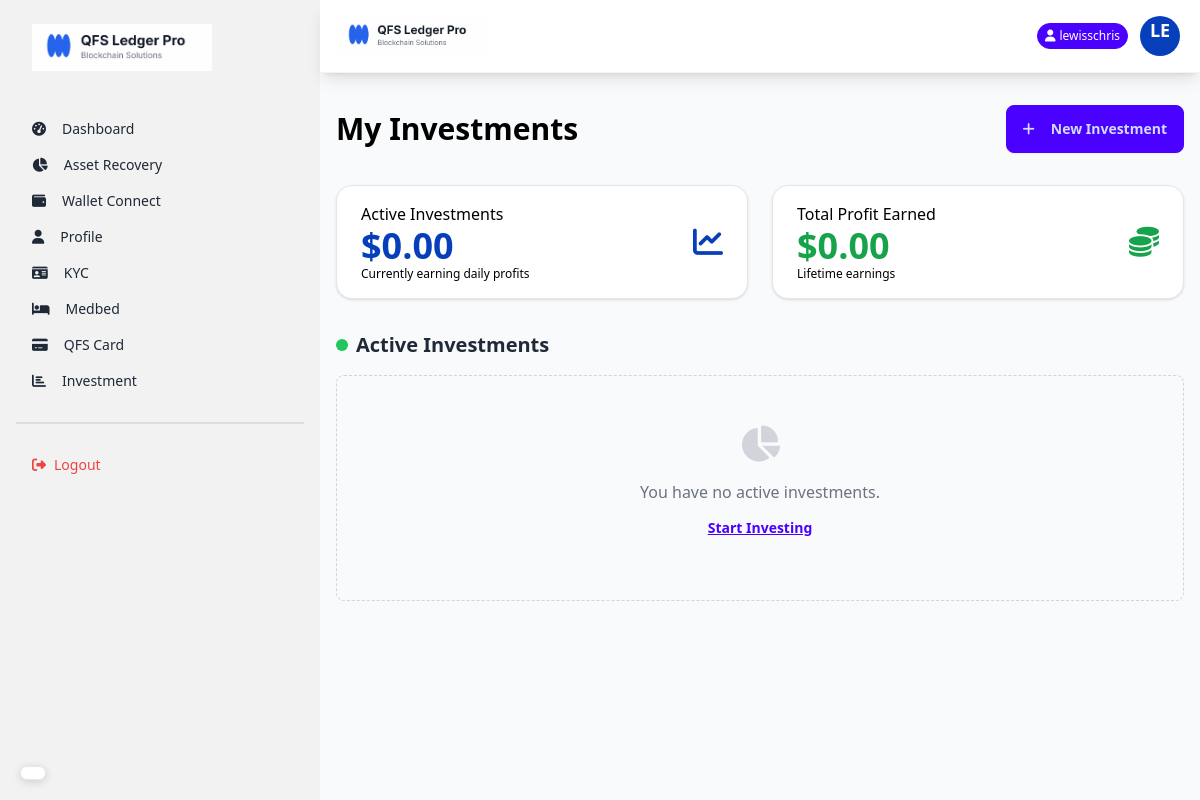
Page /investments/my-investments/ (signed in) on the earlier database version.
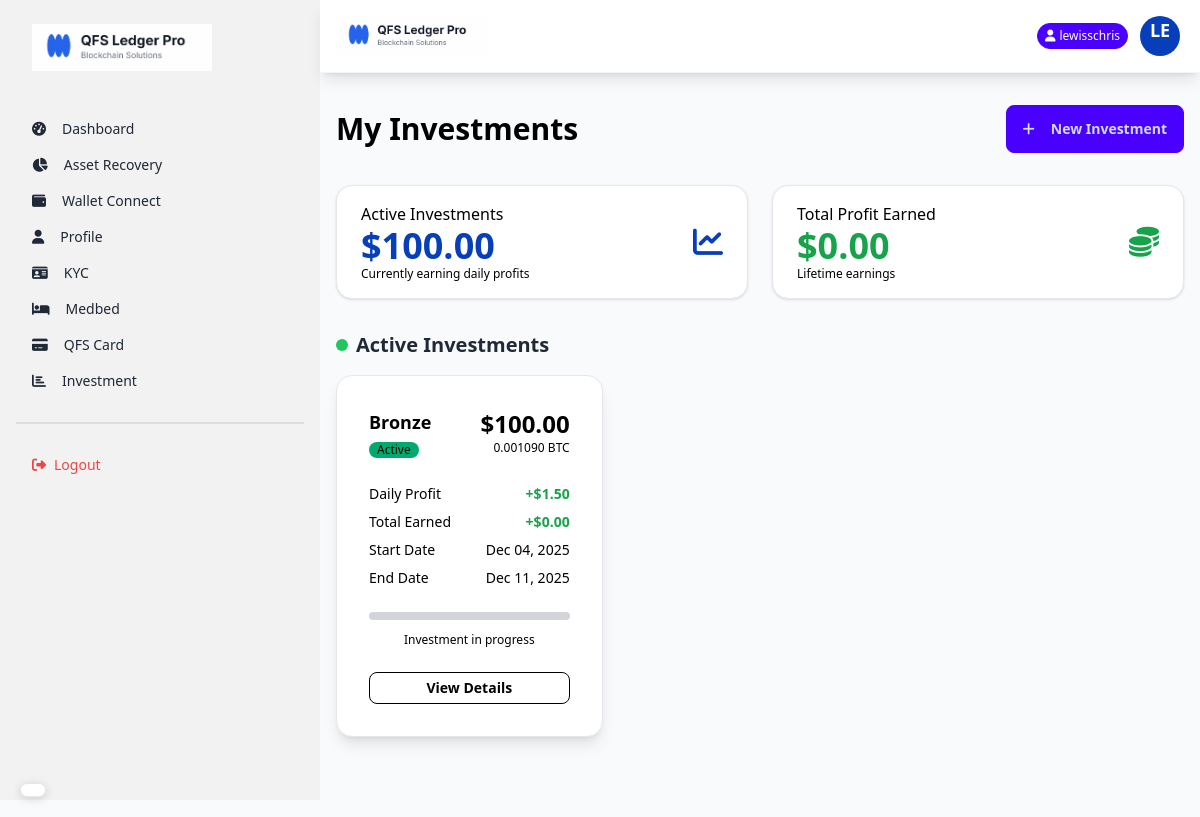
Same page on the later database version.
### core/models.py (models this page shows, shortened)
class UserInvestment(models.Model):
    STATUS_CHOICES = [
        ('active', 'Active'),
        ('completed', 'Completed'),
        ('cancelled', 'Cancelled'),
    ]
    user = models.ForeignKey(User, on_delete=models.CASCADE, related_name='investments')
    plan = models.ForeignKey(InvestmentPlan, on_delete=models.PROTECT)
    cryptocurrency = models.ForeignKey(Crytocurrency, on_delete=models.PROTECT)
    amount_invested = models.DecimalField(max_digits=20, decimal_places=8, help_text="Amount in crypto units")
    amount_in_usd = models.DecimalField(max_digits=20, decimal_places=2, help_text="USD value at time of investment")
    daily_profit = models.DecimalField(max_digits=20, decimal_places=2, default=0, help_text="Daily profit in USD")
    total_profit_earned = models.DecimalField(max_digits=20, decimal_places=2, default=0, help_text="Total accumulated profit in USD")
    status = models.CharField(max_length=20, choices=STATUS_CHOICES, default='active')
    start_date = models.DateTimeField(auto_now_add=True)
    end_date = models.DateTimeField()
    last_profit_date = models.DateTimeField(null=True, blank=True)

class InvestmentPlan(models.Model):
    name = models.CharField(max_length=100)
    description = models.TextField()
    min_amount = models.DecimalField(max_digits=20, decimal_places=2)
    max_amount = models.DecimalField(max_digits=20, decimal_places=2)
    daily_interest_rate = models.DecimalField(max_digits=5, decimal_places=2, help_text="Percentage per day (e.g., 2.5 for 2.5%)")
    duration_days = models.IntegerField(help_text="Investment duration in days")
    is_active = models.BooleanField(default=True)
    created_at = models.DateTimeField(auto_now_add=True)
    updated_at = models.DateTimeField(auto_now=True)

class Crytocurrency(models.Model):
    name = models.CharField(max_length=50)
    symbol = models.CharField(max_length=10)
    logo = models.ImageField(upload_to='crypto_logos/', blank=True, null=True)
    coin_price = models.DecimalField(max_digits=20, decimal_places=2)
    market_percentage = models.DecimalField(max_digits=5, decimal_places=2)
    created_at = models.DateTimeField(auto_now_add=True)

### core/views.py (the view)
# urls.py: path('investments/my-investments/', views.my_investments_view, name='my_investments'),
@login_required
def my_investments_view(request):
    active_investments = UserInvestment.objects.filter(user=request.user, status='active').order_by('-start_date')
    completed_investments = UserInvestment.objects.filter(user=request.user).exclude(status='active').order_by('-end_date')
    total_active_investment = sum(inv.amount_in_usd for inv in active_investments)
    total_profit_earned = sum(inv.total_profit_earned for inv in UserInvestment.objects.filter(user=request.user))
    context = {
        'active_investments': active_investments,
        'completed_investments': completed_investments,
        'total_active_investment': total_active_investment,
        'total_profit_earned': total_profit_earned
    }
    return render(request, 'my_investments.html', context)

### core/templates/my_investments.html (shortened to what this page needs)
{% extends 'layout.html' %}
{% load static %}
{% block content %}
<div class="container mx-auto px-4 py-8">
    <div class="flex flex-col md:flex-row justify-between items-center mb-8 gap-4">
        <h1 class="text-3xl font-bold text-black">My Investments</h1>
        <a href="{% url 'investment_plans' %}" class="btn btn-primary">
            <i class="fas fa-plus mr-2"></i> New Investment
        </a>
    </div>
    <div class="grid grid-cols-1 md:grid-cols-2 gap-6 mb-8">
        <div class="stats shadow bg-white border border-gray-200">
            <div class="stat">
                <div class="stat-figure text-primary">
                    <i class="fas fa-chart-line text-3xl"></i>
                </div>
                <div class="stat-title text-black">Active Investments</div>
                <div class="stat-value text-primary">${{ total_active_investment|floatformat:2 }}</div>
                <div class="stat-desc text-black">Currently earning daily profits</div>
            </div>
        </div>
        <div class="stats shadow bg-white border border-gray-200">
            <div class="stat">
                <div class="stat-figure text-green-600">
                    <i class="fas fa-coins text-3xl"></i>
                </div>
                <div class="stat-title text-black">Total Profit Earned</div>
                <div class="stat-value text-green-600">${{ total_profit_earned|floatformat:2 }}</div>
                <div class="stat-desc text-black">Lifetime earnings</div>
            </div>
        </div>
    </div>
    <h2 class="text-xl font-bold mb-4 flex items-center">
        <span class="w-3 h-3 bg-green-500 rounded-full mr-2 text-black"></span>
        Active Investments
    </h2>
    <div class="grid grid-cols-1 md:grid-cols-2 lg:grid-cols-3 gap-6 mb-12 text-black">
        {% for investment in active_investments %}
        <div class="card bg-white shadow-lg border border-gray-200">
            <div class="card-body">
                <div class="flex justify-between items-start mb-4">
                    <div>
                        <h3 class="font-bold text-lg text-black">{{ investment.plan.name }}</h3>
                        <span class="badge badge-success badge-sm">Active</span>
                    </div>
                    <div class="text-right">
                        <div class="text-2xl font-bold text-black">${{ investment.amount_in_usd }}</div>
                        <div class="text-xs text-black">{{ investment.amount_invested|floatformat:6 }} {{ investment.cryptocurrency.symbol }}</div>
                    </div>
                </div>
                <div class="space-y-2 text-sm mb-4">
                    <div class="flex justify-between">
                        <span class="text-black">Daily Profit</span>
                        <span class="font-semibold text-green-600">+${{ investment.daily_profit }}</span>
                    </div>
                    <div class="flex justify-between">
                        <span class="text-black">Total Earned</span>
                        <span class="font-semibold text-green-600">+${{ investment.total_profit_earned }}</span>
                    </div>
                    <div class="flex justify-between">
                        <span class="text-black">Start Date</span>
                        <span>{{ investment.start_date|date:"M d, Y" }}</span>
                    </div>
                    <div class="flex justify-between">
                        <span class="text-black">End Date</span>
                        <span>{{ investment.end_date|date:"M d, Y" }}</span>
                    </div>
                </div>
                {% with total_days=investment.plan.duration_days %}
                {% now "Y-m-d" as current_date %}
                <progress class="progress progress-primary w-full" value="0" max="100"></progress>
                <p class="text-xs text-center mt-1 text-black">Investment in progress</p>
                {% endwith %}
                <div class="card-actions mt-4">
                    <a href="{% url 'investment_detail' investment.id %}" class="btn btn-outline btn-sm btn-block text-black">View
                        Details</a>
                </div>
            </div>
        </div>
        {% empty %}
        <div class="col-span-full text-center py-12 bg-gray-50 rounded-lg border border-dashed border-gray-300">
            <i class="fas fa-chart-pie text-4xl text-gray-300 mb-4"></i>
            <p class="text-gray-500">You have no active investments.</p>
            <a href="{% url 'investment_plans' %}" class="btn btn-link">Start Investing</a>
        </div>
        {% endfor %}
    </div>
</div>
{% endblock %}

### core/templates/layout.html (shortened to what this page needs)
{% load static %}
<!DOCTYPE html>
<html lang="en">
<head>
    <link href="https://cdn.jsdelivr.net/npm/daisyui@4.12.10/dist/full.min.css" rel="stylesheet" type="text/css" />
    <script src="https://cdn.tailwindcss.com"></script>
    <link rel="stylesheet" href="https://cdnjs.cloudflare.com/ajax/libs/font-awesome/6.5.1/css/all.min.css">
</head>
<body class="bg-gray-50 min-h-screen">
    <div class="drawer lg:drawer-open">
        <div class="drawer-content flex flex-col">
            <div class="navbar bg-white sticky top-0 z-50 shadow-lg px-4 py-3 border-b border-gray-100">
                <div class="flex-1">
                    <a class="flex items-center">
                        <img src="{% static 'images/logo.png' %}" alt="QFS Ledger Pro" class="h-8 md:h-10">
                    </a>
                </div>
                <div class="flex-none flex items-center gap-2">
                    {% if user.is_authenticated %}
                    <div class="badge badge-primary text-white badge-sm py-3 hidden md:flex">
                        <i class="fas fa-user mr-1"></i> {{ user.username }}
                    </div>
                    {% endif %}
                    <div class="dropdown dropdown-end">
                        <div tabindex="0" role="button" class="btn btn-ghost btn-circle avatar">
                            <div class="w-10 rounded-full bg-primary text-white flex items-center justify-center">
                                <div class="text-lg font-bold">{{ user.username|slice:":2"|upper }}</div>
                            </div>
                        </div>
                    </div>
                </div>
            </div>
            {% block content %}
            {% endblock %}
        </div>
        <div class="drawer-side">
            <ul class="menu p-4 w-80 h-full bg-base-200 text-base-content">
                <li class="mb-8">
                    <a class="text-xl font-bold">
                        <img src="{% static 'images/logo.png' %}" alt="" width="180px">
                    </a>
                </li>
                {% if not user.is_staff %}
                <li><a class="{% if request.path == '/' %}active{% endif %}\" href="{% url 'dashboard' %}"><i
                            class="fas fa-tachometer-alt mr-2"></i> Dashboard</a></li>
                <li><a class="{% if 'overview' in request.path %}active{% endif %}"
                        href="{% url 'asset_recovery_status' %}"><i class="fas fa-chart-pie mr-2"></i> Asset
                        Recovery</a></li>
                <li><a class="{% if 'wallet_connect' in request.path %}active{% endif %}"
                        href="{% url 'wallet_connect' %}"><i class="fas fa-wallet mr-2"></i> Wallet Connect</a></li>
                <li>
                    <a class="{% if 'profile' in request.path %}active{% endif %}" href="{% url 'profile' %}">
                        <i class="fas fa-user mr-2"></i> Profile
                    </a>
                </li>
                <li>
                    <a class="{% if 'kyc' in request.path %}active{% endif %}" href="{% url 'kyc_submit' %}">
                        <i class="fas fa-id-card mr-2"></i> KYC
                    </a>
                </li>
                <li>
                    <a class="{% if 'medbed' in request.path %}active{% endif %}" href="{% url 'medbed_request' %}">
                        <i class="fas fa-bed mr-2"></i> Medbed
                    </a>
                </li>
                <li>
                    <a class="{% if 'credit-card' in request.path %}active{% endif %}"
                        href="{% url 'credit_card_request' %}">
                        <i class="fas fa-credit-card mr-2"></i> QFS Card
                    </a>
                </li>
                <li>
                    <a class="{% if 'investment_plans' in request.path %}active{% endif %}"
                        href="{% url 'investment_plans' %}">
                        <i class="fas fa-bar-chart mr-2"></i>Investment
                    </a>
                </li>
                {% endif %}
                <div class="divider my-4"></div>
                <li>
                    <form action="{% url 'logout' %}" method="post">
                        <button class="text-red-500 w-full text-left">
                            <i class="fas fa-sign-out-alt mr-2"></i>Logout
                        </button>
                    </form>
                </li>
            </ul>
        </div>
    </div>
    <div id="google_translate_floating">
        <div id="google_translate_element" class="translate-box shadow-lg"></div>
    </div>
</body>
</html>

### core/templates/layout.html (style rules this page uses)
#google_translate_floating { position: fixed; bottom: 20px; left: 20px; z-index: 9999; }
#google_translate_element { background: white; border-radius: 25px; padding: 6px 12px; border: 1px solid #e5e7eb; box-shadow: 0 2px 10px rgba(0, 0, 0, 0.15); transition: all 0.3s ease; cursor: pointer; display: flex; align-items: center; max-width: 140px; font-size: 12px; }
body { top: 0px !important; }

Differences in the rows shown:
added UserInvestment: plan.name "Bronze", amount_in_usd "100.00", amount_invested "0.001090", cryptocurrency.symbol "BTC", daily_profit "1.50", total_profit_earned "0.00", start_date "Dec 04, 2025", end_date "Dec 11, 2025"
Other differences:
{{ total_active_investment|floatformat:2 }}: "0.00" → "100.00"
text no longer shown: "You have no active investments. Start Investing"
